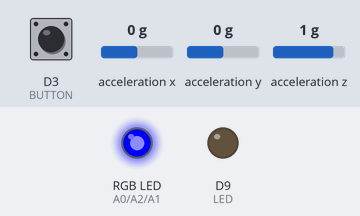
This sketch was run on a simulated Arduino Nano 33 IoT. Parts: an RGB LED mixed from three pins (HIGH = lit), output pins drawn as LEDs (lit = HIGH). The test bench sets the inputs (shaded band); at power-on: acceleration x 0 g, D3 (BUTTON) LOW, acceleration y 0 g, acceleration z 1 g. What the sketch prints to the serial monitor is not drawn.

Above: at 1.2 s.
1.3 s: acceleration x set to 0.8 g
At 1.9 s:
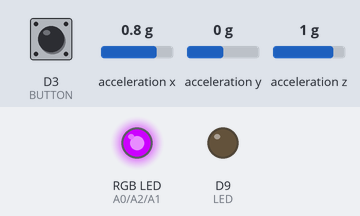
2.8 s: D3 (BUTTON) pulled HIGH for 0.15 s
At 3.2 s:
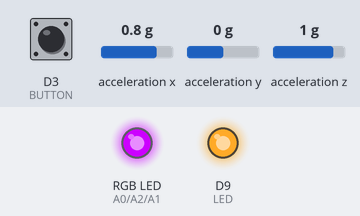
4.4 s: acceleration y set to 0.8 g
At 5.5 s:
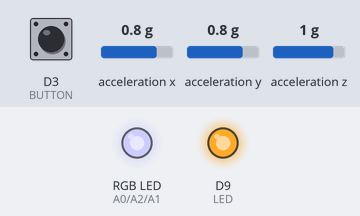
5.9 s: acceleration z set to 0.7 g
7.4 s: acceleration z set to 0.4 g
At 7.8 s:
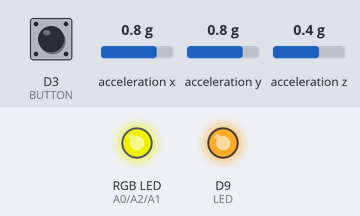
8.9 s: D3 (BUTTON) pulled HIGH for 1 s
At 10.3 s:
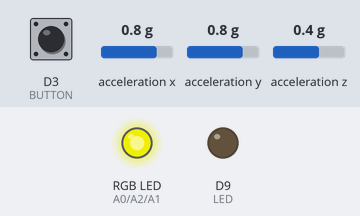
Timing chart, 0 to 11.9 s (numbered marks = the images above; inputs shaded):
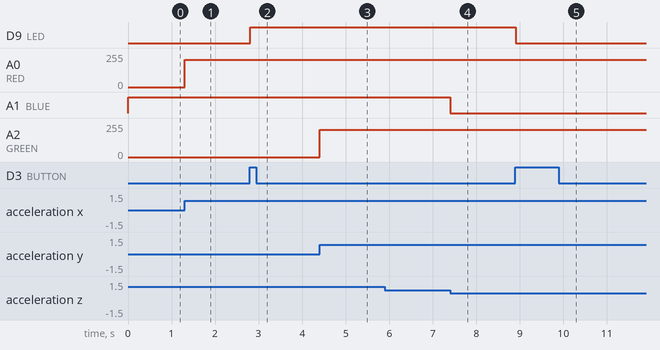

The sketch:

debounce_button.ino
```cpp
/* Tested on Arduino Nano Familty boards */

#include <Arduino_LSM6DS3.h>

const int RED = A0;
const int GREEN = A2;
const int BLUE = A1;
const int LED = 9;
const int BUTTON = 3;
boolean lastButton = LOW;
boolean currentButton = LOW;
boolean ledOn = false;
float x, y, z;
int ix,iy,iz;

void setup() {
  // put your setup code here, to run once:
  Serial.begin(9600);
  Serial.setTimeout(10);

  pinMode(RED, OUTPUT);
  pinMode(GREEN, OUTPUT);
  pinMode(BLUE, OUTPUT);

  // Turn OFF RGB Led
  digitalWrite(RED, HIGH);
  digitalWrite(GREEN, HIGH);
  digitalWrite(BLUE, HIGH);

  pinMode(LED, OUTPUT);
  pinMode(BUTTON, INPUT);

  if (!IMU.begin()) {
    Serial.println("Failed to initialize IMU!");

    while (1);
  }

  Serial.print("Accelerometer sample rate = ");
  Serial.print(IMU.accelerationSampleRate());
  Serial.println(" Hz");
  Serial.println();
  Serial.println("Acceleration in g's");
  Serial.println("X\tY\tZ");

}

boolean debounce(boolean last)
{
  boolean current = digitalRead(BUTTON);
  if(last != current)
  {
    delay(5);
    current = digitalRead(BUTTON);
  }
  return current;
}

void loop() {
  if (Serial.available() > 0)
  {
    int val1 = Serial.parseInt();
    int val2 = Serial.parseInt();
    int val3 = Serial.parseInt();

    // Discard all other Serial garbage from buffer
    while(Serial.available())
    {
      Serial.read();
    }

    int val1c = constrain(val1, 0, 100);
    int val2c = constrain(val2, 0, 100);
    int val3c = constrain(val3, 0, 100);

    int rval = map(val1c, 0, 100, 0, 255);
    int gval = map(val2c, 0, 100, 0, 255);
    int bval = map(val3c, 0, 100, 0, 255);

    // set led brightness
    analogWrite(RED, rval);
    analogWrite(GREEN, gval);
    analogWrite(BLUE, bval);

    Serial.println("Red:  " + String(val1c) + "%");
    Serial.println("Green " + String(val2c) + "%");
    Serial.println("Blue: " + String(val3c) + "%");

  }

  if (IMU.accelerationAvailable())
  {
    IMU.readAcceleration(x, y, z);
    ix = x * 100;
    iy = y * 100;
    iz = z * 100;

    int xval = map(ix, 0, 100, 0, 255);
    int yval = map(iy, 0, 100, 0, 255);
    int zval = map(iz, 0, 100, 0, 255);

    // set led brightness
    analogWrite(RED, xval);
    analogWrite(GREEN, yval);
    analogWrite(BLUE, zval);

  }

  currentButton = debounce(lastButton);

  if(lastButton == LOW && currentButton == HIGH)
    ledOn = !ledOn;

  lastButton = currentButton;

  digitalWrite(LED, ledOn);
}
```

Measured:
- the behaviour switches between 0.6 and 0.5 g on acceleration z (found by bisection; images 3 and 4)
- after the input at 1.3 s, A0 (RED): 0/255 → 204/255 at once
- after the input at 2.8 s, D9 (LED): LOW → HIGH at once
- after the input at 4.4 s, A2 (GREEN): 0/255 → 204/255 at once
- after the input at 5.9 s, every drawn part: stays the same
- after the input at 7.4 s, A1 (BLUE): HIGH → LOW at once
- after the input at 8.9 s, D9 (LED): HIGH → LOW at once
